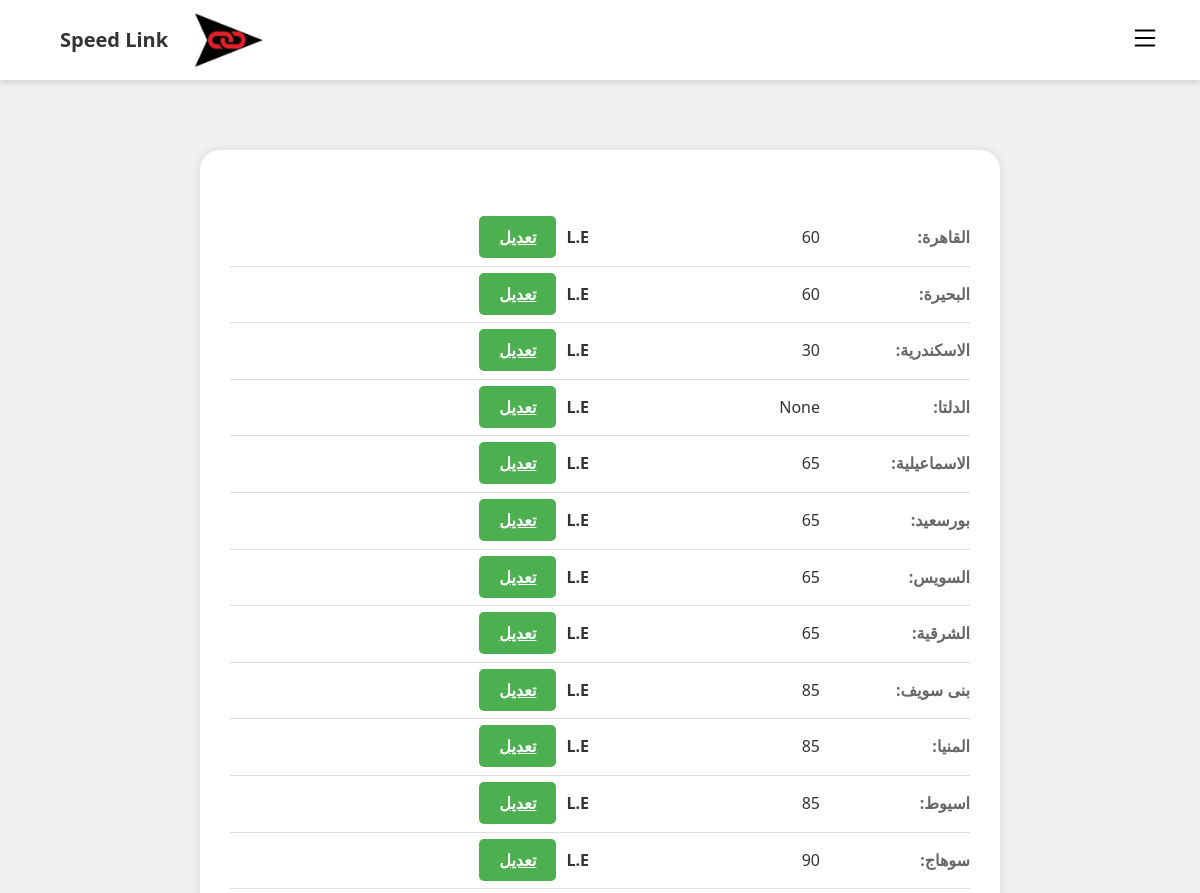
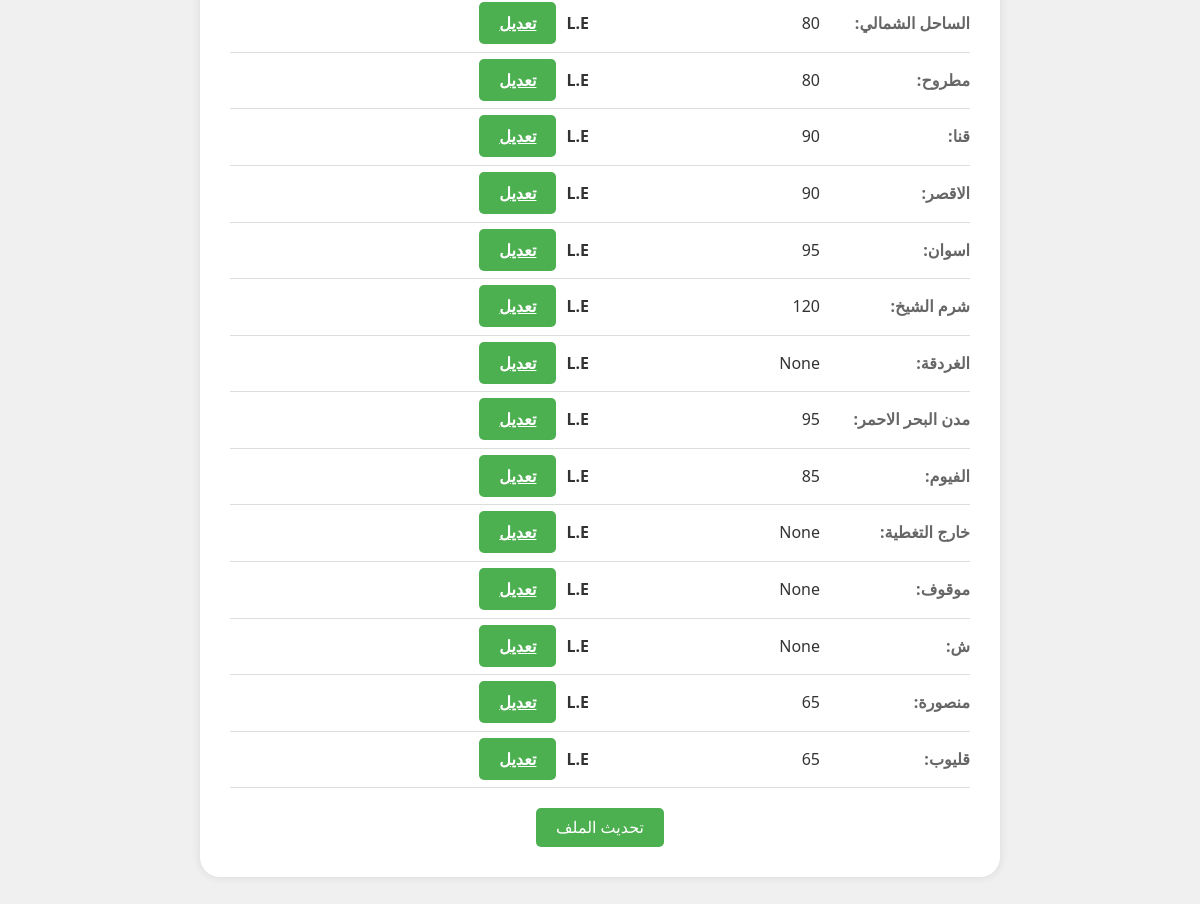
The page /dprice/1 on the database its author committed (2 pictures, top to bottom).
### app.py (models this page shows)
class Dprice(db.Model):
    id = db.Column(db.Integer, primary_key=True)
    sid = db.Column(db.Integer)
    p1 = db.Column(db.Integer)
    p2 = db.Column(db.Integer)
    p3 = db.Column(db.Integer)
    p4 = db.Column(db.Integer)
    p5 = db.Column(db.Integer)
    p6 = db.Column(db.Integer)
    p7 = db.Column(db.Integer)
    p8 = db.Column(db.Integer)
    p9 = db.Column(db.Integer)
    p10 = db.Column(db.Integer)
    p11 = db.Column(db.Integer)
    p12 = db.Column(db.Integer)
    p13 = db.Column(db.Integer)
    p14 = db.Column(db.Integer)
    p15 = db.Column(db.Integer)
    p16 = db.Column(db.Integer)
    p17 = db.Column(db.Integer)
    p18 = db.Column(db.Integer)
    p19 = db.Column(db.Integer)
    p20 = db.Column(db.Integer)
    p21 = db.Column(db.Integer)
    p22 = db.Column(db.Integer)
    p23 = db.Column(db.Integer)
    p24 = db.Column(db.Integer)
    p25 = db.Column(db.Integer)
    p26 = db.Column(db.Integer)

### app.py (the view)
@app.route('/dprice/<int:sid>')
def dprice(sid):
    price = Dprice.query.filter_by(sid=sid).first()
    return render_template('dprice.html',price=price)

### templates/dprice.html (shortened to what this page needs)
{% extends 'base.html' %} {% block content %}
<div class="profile-container">
<div class="profile-details">
    <form action="/saveprice/{{ price.sid }}" method="post">
        <table><tr>
          <td class="label">القاهرة:</td>
          <td>
            <input
              type="text"
              name="1"
              value="{{ price.p1 }}"
              class="readonly"
              readonly
            />L.E<a href="#" class="edit-button" onclick="enableField(this)">تعديل</a>
          </td>
        </tr>
        <tr>
          <td class="label">البحيرة:</td>
          <td>
            <input
              type="text"
              name="2"
              value="{{ price.p2 }}"
              class="readonly"
              readonly
            />L.E<a href="#" class="edit-button" onclick="enableField(this)">تعديل</a>
          </td>
        </tr>
        <tr>
          <td class="label">الاسكندرية:</td>
          <td>
            <input
              type="text"
              name="3"
              value="{{ price.p3 }}"
              class="readonly"
              readonly
            />L.E<a href="#" class="edit-button" onclick="enableField(this)">تعديل</a>
          </td>
        </tr>
        <tr>
          <td class="label">الدلتا:</td>
          <td>
            <input
              type="text"
              name="4"
              value="{{ price.p4 }}"
              class="readonly"
              readonly
            />L.E<a href="#" class="edit-button" onclick="enableField(this)">تعديل</a>
          </td>
        </tr>
        <tr>
          <td class="label">الاسماعيلية:</td>
          <td>
            <input
              type="text"
              name="5"
              value="{{ price.p5 }}"
              class="readonly"
              readonly
            />L.E<a href="#" class="edit-button" onclick="enableField(this)">تعديل</a>
          </td>
        </tr>
        <tr>
          <td class="label">بورسعيد:</td>
          <td>
            <input
              type="text"
              name="6"
              value="{{ price.p6 }}"
              class="readonly"
              readonly
            />L.E<a href="#" class="edit-button" onclick="enableField(this)">تعديل</a>
          </td>
        </tr>
        <tr>
          <td class="label">السويس:</td>
          <td>
            <input
              type="text"
              name="7"
              value="{{ price.p7 }}"
              class="readonly"
              readonly
            />L.E<a href="#" class="edit-button" onclick="enableField(this)">تعديل</a>
          </td>
        </tr>
        <tr>
          <td class="label">الشرقية:</td>
          <td>
            <input
              type="text"
              name="8"
              value="{{ price.p8 }}"
              class="readonly"
              readonly
            />L.E<a href="#" class="edit-button" onclick="enableField(this)">تعديل</a>
          </td>
        </tr>
        <tr>
          <td class="label">بنى سويف:</td>
          <td>
            <input
              type="text"
              name="9"
              value="{{ price.p9 }}"
              class="readonly"
              readonly
            />L.E<a href="#" class="edit-button" onclick="enableField(this)">تعديل</a>
          </td>
        </tr>
        <tr>
          <td class="label">المنيا:</td>
          <td>
            <input
              type="text"
              name="10"
              value="{{ price.p10 }}"
              class="readonly"
              readonly
            />L.E<a href="#" class="edit-button" onclick="enableField(this)">تعديل</a>
          </td>
        </tr>
        <tr>
          <td class="label">اسيوط:</td>
          <td>
            <input
              type="text"
              name="11"
              value="{{ price.p11 }}"
              class="readonly"
              readonly
            />L.E<a href="#" class="edit-button" onclick="enableField(this)">تعديل</a>
          </td>
        </tr>
        <tr>
          <td class="label">سوهاج:</td>
          <td>
            <input
              type="text"
              name="12"
              value="{{ price.p12 }}"
              class="readonly"
              readonly
            />L.E<a href="#" class="edit-button" onclick="enableField(this)">تعديل</a>
          </td>
        </tr>
        <tr>
          <td class="label">الساحل الشمالي:</td>
          <td>
            <input
              type="text"
              name="13"
              value="{{ price.p13 }}"
              class="readonly"
              readonly
            />L.E<a href="#" class="edit-button" onclick="enableField(this)">تعديل</a>
          </td>
        </tr>
        <tr>
          <td class="label">مطروح:</td>
          <td>
            <input
              type="text"
              name="14"
              value="{{ price.p14 }}"
              class="readonly"
              readonly
            />L.E<a href="#" class="edit-button" onclick="enableField(this)">تعديل</a>
          </td>
        </tr>
        <tr>
          <td class="label">قنا:</td>
          <td>
            <input
              type="text"
              name="15"
              value="{{ price.p15 }}"
              class="readonly"
              readonly
            />L.E<a href="#" class="edit-button" onclick="enableField(this)">تعديل</a>
          </td>
        </tr>
        <tr>
          <td class="label">الاقصر:</td>
          <td>
            <input
              type="text"
              name="16"
              value="{{ price.p16 }}"
              class="readonly"
              readonly
            />L.E<a href="#" class="edit-button" onclick="enableField(this)">تعديل</a>
          </td>
        </tr>
        <tr>
          <td class="label">اسوان:</td>
          <td>
            <input
              type="text"
              name="17"
              value="{{ price.p17 }}"
              class="readonly"
              readonly
            />L.E<a href="#" class="edit-button" onclick="enableField(this)">تعديل</a>
          </td>
        </tr>
        <tr>
          <td class="label">شرم الشيخ:</td>
          <td>
            <input
              type="text"
              name="18"
              value="{{ price.p18 }}"
              class="readonly"
              readonly
            />L.E<a href="#" class="edit-button" onclick="enableField(this)">تعديل</a>
          </td>
        </tr>
        <tr>
          <td class="label">الغردقة:</td>
          <td>
            <input
              type="text"
              name="19"
              value="{{ price.p19 }}"
              class="readonly"
              readonly
            />L.E<a href="#" class="edit-button" onclick="enableField(this)">تعديل</a>
          </td>
        </tr>
        <tr>
          <td class="label">مدن البحر الاحمر:</td>
          <td>
            <input
              type="text"
              name="20"
              value="{{ price.p20 }}"
              class="readonly"
              readonly
            />L.E<a href="#" class="edit-button" onclick="enableField(this)">تعديل</a>
          </td>
        </tr>
        <tr>
          <td class="label">الفيوم:</td>
          <td>
            <input
              type="text"
              name="21"
              value="{{ price.p21 }}"
              class="readonly"
              readonly
            />L.E<a href="#" class="edit-button" onclick="enableField(this)">تعديل</a>
          </td>
        </tr>
        <tr>
          <td class="label">خارج التغطية:</td>
          <td>
            <input
              type="text"
              name="22"
              value="{{ price.p22 }}"
              class="readonly"
              readonly
            />L.E<a href="#" class="edit-button" onclick="enableField(this)">تعديل</a>
          </td>
        </tr>
        <tr>
          <td class="label">موقوف:</td>
          <td>
            <input
              type="text"
              name="23"
              value="{{ price.p23 }}"
              class="readonly"
              readonly
            />L.E<a href="#" class="edit-button" onclick="enableField(this)">تعديل</a>
          </td>
        </tr>
        <tr>
          <td class="label">ش:</td>
          <td>
            <input
              type="text"
              name="24"
              value="{{ price.p24 }}"
              class="readonly"
              readonly
            />L.E<a href="#" class="edit-button" onclick="enableField(this)">تعديل</a>
          </td>
        </tr>
        <tr>
          <td class="label">منصورة:</td>
          <td>
            <input
              type="text"
              name="25"
              value="{{ price.p25 }}"
              class="readonly"
              readonly
            />L.E<a href="#" class="edit-button" onclick="enableField(this)">تعديل</a>
          </td>
        </tr>
        <tr>
          <td class="label">قليوب:</td>
          <td>
            <input
              type="text"
              name="26"
              value="{{ price.p26 }}"
              class="readonly"
              readonly
            />L.E<a href="#" class="edit-button" onclick="enableField(this)">تعديل</a>
          </td>
        </tr>
        </table>
        <button type="submit" class="submit-button">تحديث الملف</button>
    </form>
</div>
</div>
{% endblock %}

### static/css/style.css (style rules this page uses)
* { margin: 0; padding: 0; box-sizing: border-box; }
body { font-family: 'Cairo', sans-serif; background: rgb(189, 208, 251); }

### templates/base.html (style rules this page uses)
body { margin: 0; padding: 0; background-color: #fff; font-family: "Cairo", sans-serif; direction: rtl; min-height: 100vh; }

### templates/dprice.html (style rules this page uses)
body { font-family: Arial, sans-serif; margin: 0; padding: 0; background-color: #f0f0f0; }
.profile-container { max-width: 800px; margin: 50px auto; padding: 30px; background-color: white; box-shadow: 0 0 10px rgba(0, 0, 0, 0.1); border-radius: 20px; }
.profile-details table { width: 100%; border-collapse: collapse; margin-top: 20px; }
.profile-details td { padding: 15px; border-bottom: 1px solid #ddd; }
.label { font-weight: bold; color: #666; width: 150px; }
.profile-details td:last-child { text-align: right; font-weight: bold; color: #333; }
.readonly { border: none; background-color: transparent; pointer-events: none; font-size: 16px; }
.edit-button, .submit-button { padding: 10px 20px; font-size: 16px; background-color: #4CAF50; color: #fff; border: none; border-radius: 5px; cursor: pointer; transition: background-color 0.3s; }
.edit-button { margin-right: 10px; }
.submit-button { margin-top: 20px; display: block; margin-left: auto; margin-right: auto; }
body, h1, h2, h3, h4, h5, h6, p, ul, ol { margin: 0; padding: 0; }
body { font-family: 'Segoe UI', Tahoma, Geneva, Verdana, sans-serif; line-height: 1.6; color: #333; background-color: #f0f0f0; }
.profile-details { margin-top: 30px; }
.profile-details td { padding: 15px 0; border-bottom: 1px solid #ddd; }
.label { font-weight: bold; color: #666; width: 150px; padding-right: 20px; }
.readonly { border: none; background-color: transparent; pointer-events: none; font-size: 16px; color: #333; }

### rows shown on the page
Dprice: p1 "60", p2 "60", p3 "30", p4 "None", p5 "65", p6 "65", p7 "65", p8 "65", p9 "85", p10 "85", p11 "85", p12 "90", p13 "80", p14 "80", p15 "90", p16 "90", p17 "95", p18 "120", p19 "None", p20 "95", p21 "85", p22 "None", p23 "None", p24 "None", p25 "65", p26 "65"
